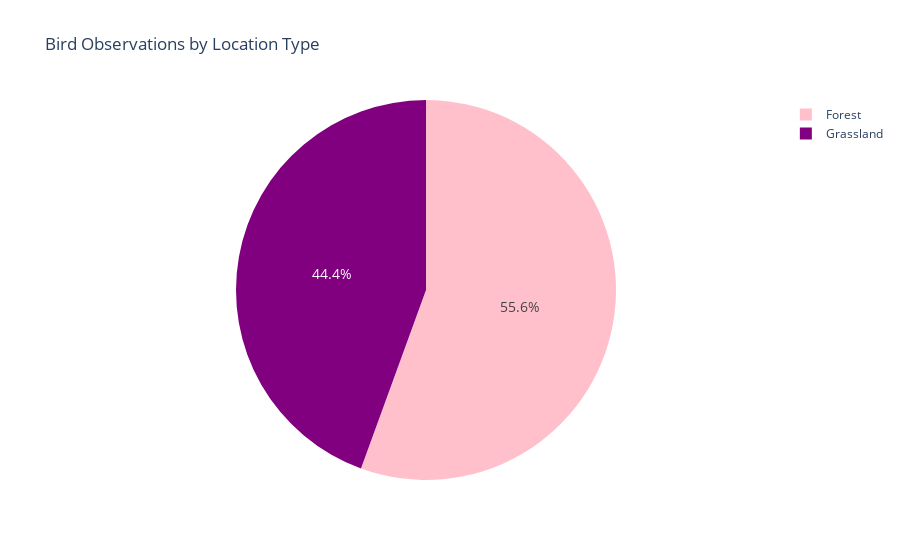

The notebook cell this image was saved under:
### Code cell
import plotly.graph_objects as go

colors = ["pink", "purple"]
fig = go.Figure(data=[go.Pie(
    labels=location_counts.index,
    values=location_counts.values,
    textinfo='percent',
    marker=dict(colors=colors),
    hoverinfo='label+percent',
    textfont=dict(size=14),
)])

fig.update_layout(
    title="Bird Observations by Location Type",
    showlegend=True
)

fig.show()

### Figure 1 — Plotly figure (JSON) as saved in the notebook; plotly's stock layout.template omitted (floating-point values rounded to 4 significant figures)
{"data": [{"hoverinfo": "label+percent", "labels": ["Forest", "Grassland"], "marker": {"colors": ["pink", "purple"]}, "textfont": {"size": 14}, "textinfo": "percent", "type": "pie", "values": [8510, 6807]}], "layout": {"showlegend": true, "title": {"text": "Bird Observations by Location Type"}}}
